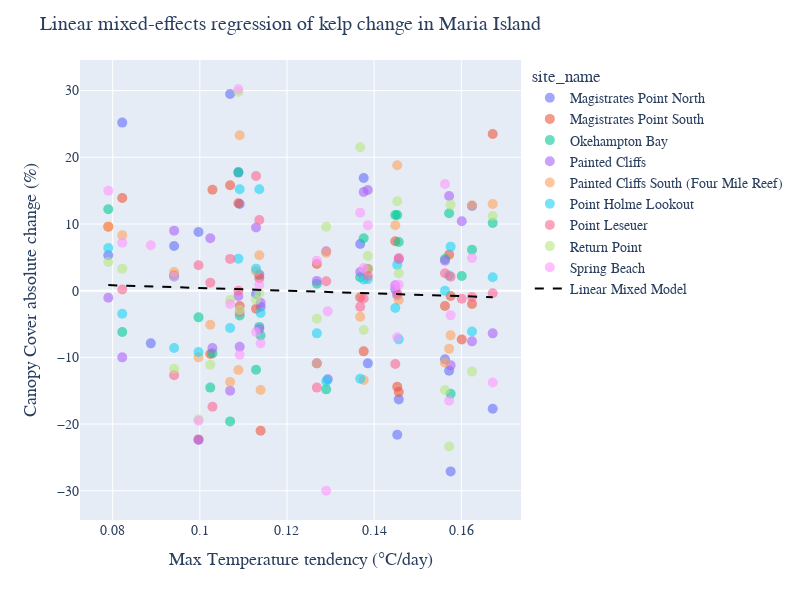

The notebook cell this image was saved under:
### Code cell
fig = px.scatter(x='summer_dtdt_max', y='survey_change', data_frame = df_site_kelp, color='site_name', opacity=0.6)
fig.update_traces(marker_size=10 ,selector=dict(mode='markers'))

# Add the regression line to the scatter plot
fig.add_traces(go.Scatter(x = x_vals, y = y_vals, mode='lines', name='Linear Mixed Model', line=dict(color='black', dash='dash')))

# fig.add_trace(go.Scatter(x=x_vals, y=y_vals_linear, mode='lines', name="Linear Regression", marker_color="black"))

fig.update_layout(autosize=False, width=800, height=600, 
                  title = f"Linear mixed-effects regression of kelp change in {input_location}", xaxis_title= u'Max Temperature tendency (\u00B0C/day)', yaxis_title='Canopy Cover absolute change (%)', 
                  title_font=dict(family="Abadi, Arial, sans-serif", size=20), xaxis_title_font=dict(family="Abadi, Arial, sans-serif", size=18), yaxis_title_font=dict(family="Abadi, Arial, sans-serif", size=18),
                  font=dict(family="Abadi, Arial, sans-serif", size=14))
fig.show()

### Figure 1 — Plotly figure (JSON) as saved in the notebook; plotly's stock layout.template omitted (floating-point values rounded to 4 significant figures)
{"data": [{"hovertemplate": "site_name=Magistrates Point North<br>summer_dtdt_max=%{x}<br>survey_change=%{y}<extra></extra>", "legendgroup": "Magistrates Point North", "marker": {"color": "#636efa", "opacity": 0.6, "size": 10, "symbol": "circle"}, "mode": "markers", "name": "Magistrates Point North", "orientation": "v", "showlegend": true, "type": "scatter", "x": [0.1449, 0.1137, 0.1268, 0.1129, 0.0941, 0.0997, 0.08875, 0.1293, 0.1088, 0.1562, 0.1091, 0.1368, 0.1672, 0.079, 0.1139, 0.1572, 0.1625, 0.1576, 0.1376, 0.0822, 0.1386, 0.1453, 0.1069, 0.1456], "xaxis": "x", "y": [0.2, 2.4, -10.9, -0.5, 6.7, 8.8, -7.9, -13.3, 17.7, -10.3, 13, 7, -17.7, 5.3, -2.4, -12.0, 12.7, -27.1, 16.9, 25.2, -10.9, -21.6, 29.5, -16.3], "yaxis": "y"}, {"hovertemplate": "site_name=Magistrates Point South<br>summer_dtdt_max=%{x}<br>survey_change=%{y}<extra></extra>", "legendgroup": "Magistrates Point South", "marker": {"color": "#EF553B", "opacity": 0.6, "size": 10, "symbol": "circle"}, "mode": "markers", "name": "Magistrates Point South", "orientation": "v", "showlegend": true, "type": "scatter", "x": [0.1029, 0.1601, 0.1449, 0.1137, 0.1268, 0.1129, 0.0941, 0.0997, 0.1088, 0.1562, 0.1091, 0.1368, 0.1672, 0.1024, 0.079, 0.1139, 0.1572, 0.1625, 0.1576, 0.1376, 0.0822, 0.1453, 0.1069, 0.1456], "xaxis": "x", "y": [15.13, -7.333, 7.4, 1.9, 4, -2.7, 2.3, -22.3, 13.1, -2.3, -2.3, -1, 23.5, -9.5, 9.6, -21, 5.4, -2.0, -0.8, -9.1, 13.9, -14.4, 15.8, -15.2], "yaxis": "y"}, {"hovertemplate": "site_name=Okehampton Bay<br>summer_dtdt_max=%{x}<br>survey_change=%{y}<extra></extra>", "legendgroup": "Okehampton Bay", "marker": {"color": "#00cc96", "opacity": 0.6, "size": 10, "symbol": "circle"}, "mode": "markers", "name": "Okehampton Bay", "orientation": "v", "showlegend": true, "type": "scatter", "x": [0.1029, 0.1601, 0.1449, 0.1137, 0.1268, 0.1129, 0.0941, 0.0997, 0.1088, 0.129, 0.1562, 0.1091, 0.1368, 0.1672, 0.1024, 0.079, 0.1139, 0.1572, 0.1625, 0.1576, 0.1376, 0.0822, 0.1386, 0.1453, 0.1069, 0.1456], "xaxis": "x", "y": [-9.4, 2.2, 11.33, -5.433, 1.033, -11.87, 2.133, -4.0, 17.8, -14.8, 4.733, -3.733, 2, 10.13, -14.53, 12.2, -6.733, 11.6, 6.133, -15.47, 7.867, -6.2, 3.267, 11.33, -19.6, 7.3], "yaxis": "y"}, {"hovertemplate": "site_name=Painted Cliffs<br>summer_dtdt_max=%{x}<br>survey_change=%{y}<extra></extra>", "legendgroup": "Painted Cliffs", "marker": {"color": "#ab63fa", "opacity": 0.6, "size": 10, "symbol": "circle"}, "mode": "markers", "name": "Painted Cliffs", "orientation": "v", "showlegend": true, "type": "scatter", "x": [0.1029, 0.1601, 0.1449, 0.1137, 0.1268, 0.1129, 0.0941, 0.0997, 0.1088, 0.129, 0.1562, 0.1091, 0.1368, 0.1672, 0.1024, 0.079, 0.1139, 0.1572, 0.1625, 0.1576, 0.1376, 0.0822, 0.1386, 0.1453, 0.1069, 0.1456], "xaxis": "x", "y": [-8.6, 10.4, 0.8, -5.733, 1.467, 9.467, 9, -22.4, -0.8, 5.9, 4.5, -8.4, 2.8, -6.4, 7.867, -1.067, -1.8, 14.2, -7.6, -11.2, 14.8, -10.0, 15.1, -0.7, -15, 4.7], "yaxis": "y"}, {"hovertemplate": "site_name=Painted Cliffs South (Four Mile Reef)<br>summer_dtdt_max=%{x}<br>survey_change=%{y}<extra></extra>", "legendgroup": "Painted Cliffs South (Four Mile Reef)", "marker": {"color": "#FFA15A", "opacity": 0.6, "size": 10, "symbol": "circle"}, "mode": "markers", "name": "Painted Cliffs South (Four Mile Reef)", "orientation": "v", "showlegend": true, "type": "scatter", "x": [0.1449, 0.1137, 0.1268, 0.1129, 0.0941, 0.0997, 0.1088, 0.129, 0.1562, 0.1091, 0.1368, 0.1672, 0.1024, 0.079, 0.1139, 0.1572, 0.1625, 0.1576, 0.1376, 0.0822, 0.1386, 0.1453, 0.1069, 0.1456], "xaxis": "x", "y": [9.8, 5.3, -10.9, 2.9, 2.8, -10, -11.9, 5.7, -10.8, 23.3, -3.9, 13, -5.1, 9.6, -14.9, -8.7, 12.8, -6.7, -13.4, 8.3, 3.3, 18.8, -13.7, -1.4], "yaxis": "y"}, {"hovertemplate": "site_name=Point Holme Lookout<br>summer_dtdt_max=%{x}<br>survey_change=%{y}<extra></extra>", "legendgroup": "Point Holme Lookout", "marker": {"color": "#19d3f3", "opacity": 0.6, "size": 10, "symbol": "circle"}, "mode": "markers", "name": "Point Holme Lookout", "orientation": "v", "showlegend": true, "type": "scatter", "x": [0.1449, 0.1137, 0.1268, 0.1129, 0.0941, 0.0997, 0.1088, 0.129, 0.1562, 0.1091, 0.1368, 0.1672, 0.079, 0.1139, 0.1572, 0.1625, 0.1576, 0.1376, 0.0822, 0.1386, 0.1453, 0.1069, 0.1456], "xaxis": "x", "y": [-2.6, 15.2, -6.4, 3.3, -8.6, -9.2, 4.8, -13.6, 0, 15.2, -13.2, 2, 6.4, -3.333, 2.267, -6.133, 6.6, 1.667, -3.467, 1.733, 3.867, -5.6, -7.3], "yaxis": "y"}, {"hovertemplate": "site_name=Point Leseuer<br>summer_dtdt_max=%{x}<br>survey_change=%{y}<extra></extra>", "legendgroup": "Point Leseuer", "marker": {"color": "#FF6692", "opacity": 0.6, "size": 10, "symbol": "circle"}, "mode": "markers", "name": "Point Leseuer", "orientation": "v", "showlegend": true, "type": "scatter", "x": [0.1029, 0.1601, 0.1449, 0.1137, 0.1268, 0.1129, 0.0941, 0.0997, 0.1088, 0.129, 0.1562, 0.1091, 0.1368, 0.1672, 0.1024, 0.1625, 0.1576, 0.1376, 0.0822, 0.1386, 0.1453, 0.1069, 0.1456], "xaxis": "x", "y": [-17.4, -1.2, -11, 10.6, -14.53, 17.2, -12.67, 3.8, 0, 1.4, 2.6, -3.2, -2.4, -0.4, 1.2, -0.9333, 2.1, -1.167, 0.1667, 2.233, -0.4, 4.767, 4.9], "yaxis": "y"}, {"hovertemplate": "site_name=Return Point<br>summer_dtdt_max=%{x}<br>survey_change=%{y}<extra></extra>", "legendgroup": "Return Point", "marker": {"color": "#B6E880", "opacity": 0.6, "size": 10, "symbol": "circle"}, "mode": "markers", "name": "Return Point", "orientation": "v", "showlegend": true, "type": "scatter", "x": [0.1137, 0.1268, 0.1129, 0.0941, 0.0997, 0.1088, 0.129, 0.1562, 0.1091, 0.1368, 0.1672, 0.1024, 0.079, 0.1572, 0.1625, 0.1576, 0.1376, 0.0822, 0.1386, 0.1453, 0.1069, 0.1456], "xaxis": "x", "y": [-0.4, -4.2, -1.4, -11.7, -19.3, 29.8, 9.6, -14.9, -2.9, 21.5, 11.2, -11.1, 4.3, -23.37, -12.13, 12.9, -5.9, 3.3, 5.2, 13.4, -1.4, 2.6], "yaxis": "y"}, {"hovertemplate": "site_name=Spring Beach<br>summer_dtdt_max=%{x}<br>survey_change=%{y}<extra></extra>", "legendgroup": "Spring Beach", "marker": {"color": "#FF97FF", "opacity": 0.6, "size": 10, "symbol": "circle"}, "mode": "markers", "name": "Spring Beach", "orientation": "v", "showlegend": true, "type": "scatter", "x": [0.1449, 0.1137, 0.1268, 0.1129, 0.0941, 0.0997, 0.08875, 0.1293, 0.1088, 0.129, 0.1562, 0.1091, 0.1368, 0.1672, 0.079, 0.1139, 0.1572, 0.1625, 0.1576, 0.1376, 0.0822, 0.1386, 0.1453, 0.1069, 0.1456], "xaxis": "x", "y": [0.7, 0.9, 4.5, -6.2, 2.1, -19.5, 6.8, -3.1, 30.2, -30, 16, -9.6, 11.7, -13.77, 14.97, -7.9, -16.5, 4.9, -3.7, 3.4, 7.2, 9.8, -7, -2, 0.9], "yaxis": "y"}, {"line": {"color": "black", "dash": "dash"}, "mode": "lines", "name": "Linear Mixed Model", "type": "scatter", "x": [0.079, 0.07989, 0.08078, 0.08167, 0.08256, 0.08345, 0.08435, 0.08524, 0.08613, 0.08702, 0.08791, 0.0888, 0.08969, 0.09058, 0.09147, 0.09236, 0.09325, 0.09415, 0.09504, 0.09593, 0.09682, 0.09771, 0.0986, 0.09949, 0.1004, 0.1013, 0.1022, 0.1031, 0.1039, 0.1048, 0.1057, 0.1066, 0.1075, 0.1084, 0.1093, 0.1102, 0.1111, 0.112, 0.1129, 0.1137, 0.1146, 0.1155, 0.1164, 0.1173, 0.1182, 0.1191, 0.12, 0.1209, 0.1218, 0.1227, 0.1235, 0.1244, 0.1253, 0.1262, 0.1271, 0.128, 0.1289, 0.1298, 0.1307, 0.1316, 0.1325, 0.1333, 0.1342, 0.1351, 0.136, 0.1369, 0.1378, 0.1387, 0.1396, 0.1405, 0.1414, 0.1423, 0.1431, 0.144, 0.1449, 0.1458, 0.1467, 0.1476, 0.1485, 0.1494, 0.1503, 0.1512, 0.1521, 0.1529, 0.1538, 0.1547, 0.1556, 0.1565, 0.1574, 0.1583, 0.1592, 0.1601, 0.161, 0.1619, 0.1627, 0.1636, 0.1645, 0.1654, 0.1663, 0.1672], "y": [0.8321, 0.8139, 0.7958, 0.7776, 0.7594, 0.7412, 0.723, 0.7048, 0.6866, 0.6684, 0.6502, 0.632, 0.6139, 0.5957, 0.5775, 0.5593, 0.5411, 0.5229, 0.5047, 0.4865, 0.4683, 0.4501, 0.4319, 0.4138, 0.3956, 0.3774, 0.3592, 0.341, 0.3228, 0.3046, 0.2864, 0.2682, 0.25, 0.2318, 0.2137, 0.1955, 0.1773, 0.1591, 0.1409, 0.1227, 0.1045, 0.08632, 0.06813, 0.04994, 0.03175, 0.01356, -0.004628, -0.02282, -0.04101, -0.0592, -0.07739, -0.09558, -0.1138, -0.132, -0.1502, -0.1683, -0.1865, -0.2047, -0.2229, -0.2411, -0.2593, -0.2775, -0.2957, -0.3139, -0.3321, -0.3502, -0.3684, -0.3866, -0.4048, -0.423, -0.4412, -0.4594, -0.4776, -0.4958, -0.514, -0.5322, -0.5503, -0.5685, -0.5867, -0.6049, -0.6231, -0.6413, -0.6595, -0.6777, -0.6959, -0.7141, -0.7323, -0.7504, -0.7686, -0.7868, -0.805, -0.8232, -0.8414, -0.8596, -0.8778, -0.896, -0.9142, -0.9323, -0.9505, -0.9687]}], "layout": {"autosize": false, "font": {"family": "Abadi, Arial, sans-serif", "size": 14}, "height": 600, "legend": {"title": {"text": "site_name"}, "tracegroupgap": 0}, "margin": {"t": 60}, "title": {"font": {"family": "Abadi, Arial, sans-serif", "size": 20}, "text": "Linear mixed-effects regression of kelp change in Maria Island"}, "width": 800, "xaxis": {"anchor": "y", "autorange": true, "domain": [0, 1], "range": [0.07244, 0.1738], "title": {"font": {"family": "Abadi, Arial, sans-serif", "size": 18}, "text": "Max Temperature tendency (°C/day)"}, "type": "linear"}, "yaxis": {"anchor": "x", "autorange": true, "domain": [0, 1], "range": [-34.39, 34.59], "title": {"font": {"family": "Abadi, Arial, sans-serif", "size": 18}, "text": "Canopy Cover absolute change (%)"}, "type": "linear"}}}
